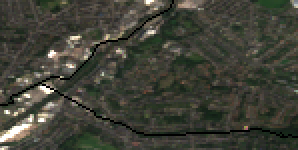
%> input picture PreProcess/PreProcess/SatData(1).tif, 149 x 75 px (shown 2 times larger)
$ octave --eval "result = imfcRisk(imread('SatData(1).tif'));"   (GNU Octave 9; MATLAB toolbox functions it lacks are replaced by stand-ins)
%> lines starting %> are read from the running program, lines starting %| are printed output that depends on the picture; in (x1, y1, x2, y2) boxes, pixels count from 0 and x2, y2 are one past the last pixel; in counts of white or black regions, pixels touching at a corner belong together; the program's own positions count from 1
function results = imfcRisk(im)
%Image Processing Function
%
% IM      - Input image.
% RESULTS - A scalar structure with the processing results.
%

%--------------------------------------------------------------------------
% Auto-generated by imageBatchProcessor App.
%
% When used by the App, this function will be called for every input image
% file automatically. IM contains the input image as a matrix. RESULTS is a
% scalar structure containing the results of this processing function.
%
%--------------------------------------------------------------------------


% Replace the sample below with your code----------------------------------


imgray = im2gray(im);
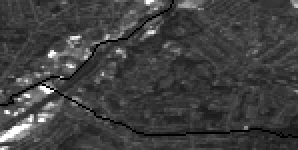
%> imgray: size 75x149 uint8 (shown 2 times larger); min 0, max 255, mean 64.1
bw = imbinarize(imgray , 0);
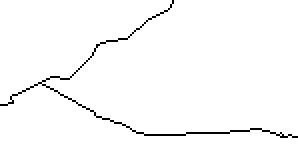
%> bw: size 75x149 logical (shown 2 times larger); 98% white; black in thin lines or dots

bw = bwmorph(imcomplement(bw),'thicken',1);
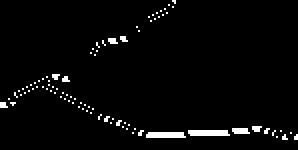
%> bw: size 75x149 logical (shown 2 times larger); 2.9% white in thin lines or dots

BW2=bwmorph(bw,'bridge');
%> BW2: size 75x149 logical; 4.5% white in thin lines or dots

se = strel('line',3,180);  % Structuring element for dilation
BW2 = imdilate(BW2,se);
%> BW2: size 75x149 logical; 6.7% white; 6 white regions (1 under 20 px), largest, box (x1, y1, x2, y2) and area: (48, 57, 149, 70) 328, (6, 37, 48, 57) 227, (44, 18, 65, 28) 78, (73, 0, 89, 11) 71, (0, 49, 9, 54) 30
BW2 = imresize(BW2 , [76 150]);
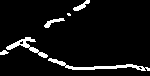
%> BW2: size 76x150 logical; 6.6% white; 6 white regions (1 under 20 px), largest, box (x1, y1, x2, y2) and area: (48, 58, 150, 71) 331, (6, 37, 48, 58) 233, (44, 18, 65, 28) 78, (73, 0, 90, 11) 75, (0, 50, 9, 55) 30


imOut = imcomplement(BW2);
imOut = imresize(imOut , [76 150]);


results.imout = imOut;
results.imoutFlipped1 = flip(imOut,2);
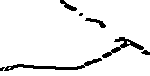
%> results.imoutFlipped1: size 76x150 logical; 93.4% white; 6 black regions (1 under 20 px), largest, box (x1, y1, x2, y2) and area: (0, 58, 102, 71) 331, (102, 37, 144, 58) 233, (85, 18, 106, 28) 78, (60, 0, 77, 11) 75, (141, 50, 150, 55) 30
results.imoutFlipped2 = flip(imOut,1);
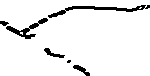
%> results.imoutFlipped2: size 76x150 logical; 93.4% white; 6 black regions (1 under 20 px), largest, box (x1, y1, x2, y2) and area: (48, 5, 150, 18) 331, (6, 18, 48, 39) 233, (44, 48, 65, 58) 78, (73, 65, 90, 76) 75, (0, 21, 9, 26) 30
results.imoutFlipped3 = flip(flip(imOut , 2),1);
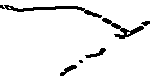
%> results.imoutFlipped3: size 76x150 logical; 93.4% white; 6 black regions (1 under 20 px), largest, box (x1, y1, x2, y2) and area: (0, 5, 102, 18) 331, (102, 18, 144, 39) 233, (85, 48, 106, 58) 78, (60, 65, 77, 76) 75, (141, 21, 150, 26) 30

%--------------------------------------------------------------------------

$ run again, on PreProcess/PreProcess/SatData(11).tif
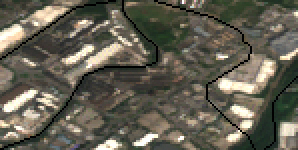
%> input picture PreProcess/PreProcess/SatData(11).tif, 149 x 75 px (shown 2 times larger)
%> in imfcRisk, `bw = imbinarize(imgray , 0);`:
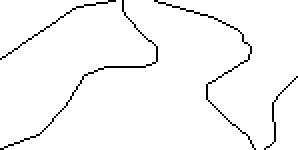
%> bw: size 75x149 logical (shown 2 times larger); 97.1% white; black in thin lines or dots
%> imOut: size 76x150 logical; 91.1% white; 20 black regions (9 under 20 px), largest, box (x1, y1, x2, y2) and area: (38, 24, 82, 43) 180, (76, 0, 121, 16) 156, (29, 0, 65, 10) 131
%> results.imoutFlipped1: size 76x150 logical; 91.1% white; 20 black regions (9 under 20 px), largest, box (x1, y1, x2, y2) and area: (68, 24, 112, 43) 180, (29, 0, 74, 16) 156, (85, 0, 121, 10) 131
%> results.imoutFlipped2: size 76x150 logical; 91.1% white; 20 black regions (9 under 20 px), largest, box (x1, y1, x2, y2) and area: (38, 33, 82, 52) 180, (76, 60, 121, 76) 156, (29, 66, 65, 76) 131
%> in imfcRisk, `results.imoutFlipped3 = flip(flip(imOut , 2),1);`:
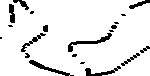
%> results.imoutFlipped3: size 76x150 logical; 91.1% white; 20 black regions (9 under 20 px), largest, box (x1, y1, x2, y2) and area: (68, 33, 112, 52) 180, (29, 60, 74, 76) 156, (85, 66, 121, 76) 131

$ run again, on PreProcess/PreProcess/SatData(12).tif
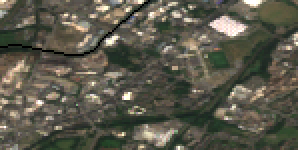
%> input picture PreProcess/PreProcess/SatData(12).tif, 149 x 75 px (shown 2 times larger)
%> imOut: size 76x150 logical; 98.2% white; 6 black regions (5 under 20 px), largest, box (x1, y1, x2, y2) and area: (0, 21, 48, 29) 154
%> results.imoutFlipped1: size 76x150 logical; 98.2% white; 6 black regions (5 under 20 px), largest, box (x1, y1, x2, y2) and area: (102, 21, 150, 29) 154
%> results.imoutFlipped2: size 76x150 logical; 98.2% white; 6 black regions (5 under 20 px), largest, box (x1, y1, x2, y2) and area: (0, 47, 48, 55) 154
%> in imfcRisk, `results.imoutFlipped3 = flip(flip(imOut , 2),1);`:
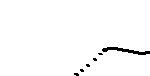
%> results.imoutFlipped3: size 76x150 logical; 98.2% white; 6 black regions (5 under 20 px), largest, box (x1, y1, x2, y2) and area: (102, 47, 150, 55) 154
